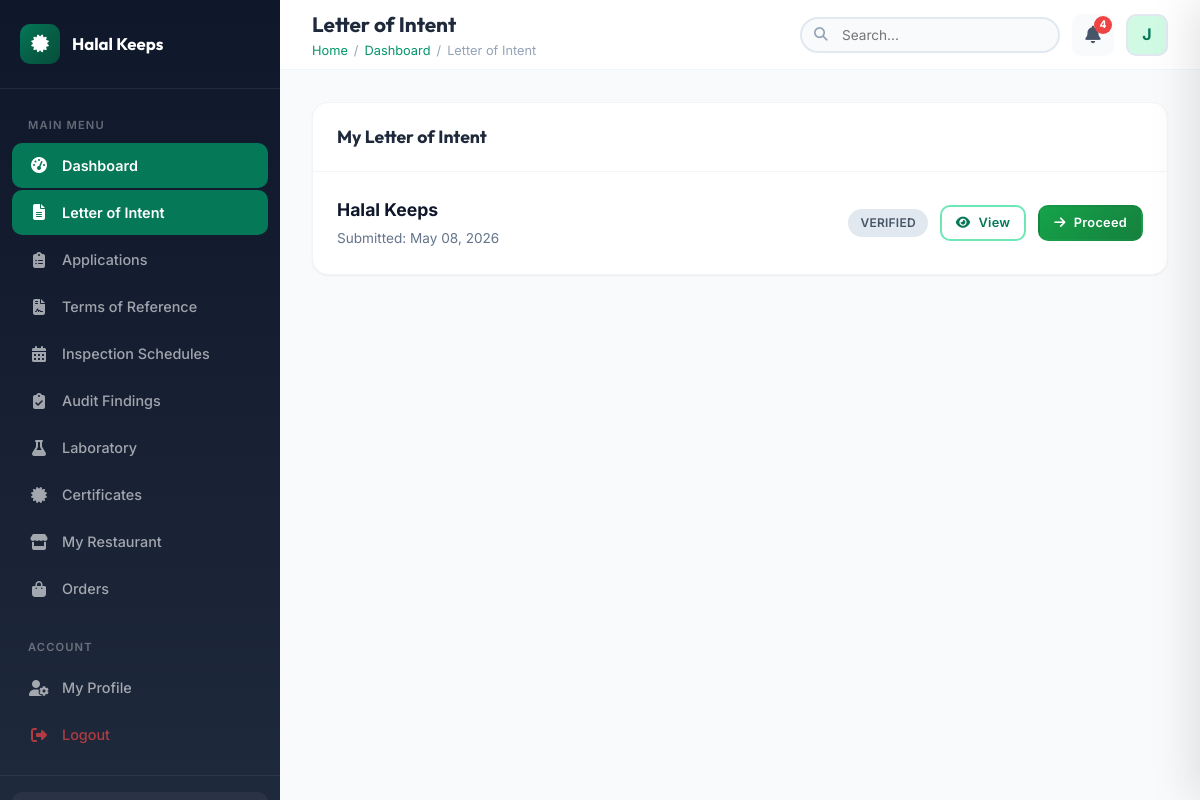
The page /dashboard/business_owner/letter_of_intent.php (signed in) on the database its author committed.
### tables this page shows
CREATE TABLE `loi_verification` (
  `id` int(11) NOT NULL,
  `loi_id` int(11) NOT NULL,
  `evaluator_id` int(11) NOT NULL,
  `verification_status` enum('pending','verified','returned') DEFAULT 'pending',
  `feedback` text DEFAULT NULL,
  `verified_letter_path` varchar(500) DEFAULT NULL,
  `notify_inspection` tinyint(1) DEFAULT 0,
  `verified_at` timestamp NULL DEFAULT NULL,
  `created_at` timestamp NOT NULL DEFAULT current_timestamp()
);

CREATE TABLE `letter_of_intent` (
  `id` int(11) NOT NULL,
  `business_owner_id` int(11) NOT NULL,
  `company_name` varchar(255) NOT NULL,
  `company_address` text NOT NULL,
  `company_info` text NOT NULL,
  `date_of_intent` date DEFAULT NULL,
  `menu_list` text DEFAULT NULL,
  `contact_person` varchar(255) DEFAULT NULL,
  `contact_email` varchar(255) DEFAULT NULL,
  `contact_phone` varchar(50) DEFAULT NULL,
  `letter_content` text NOT NULL,
  `supporting_documents` text DEFAULT NULL,
  `status` enum('draft','submitted','under_review','verified','returned','rejected') DEFAULT 'draft',
  `remarks` text DEFAULT NULL,
  `submitted_at` timestamp NULL DEFAULT NULL,
  `created_at` timestamp NOT NULL DEFAULT current_timestamp(),
  `updated_at` timestamp NOT NULL DEFAULT current_timestamp() ON UPDATE current_timestamp(),
  `application_type` varchar(255) DEFAULT NULL,
  `certifying_body` varchar(255) DEFAULT 'HDIP',
  `signature_data` longtext DEFAULT NULL
);

### dashboard/business_owner/letter_of_intent.php (the view, shortened to what this page needs)
<?php
require_once __DIR__ . '/../../config/app.php';
$user_id = $_SESSION['user_id'];
$action = $_GET['action'] ?? 'list';
$all_lois = [];
if ($action === 'list') {
    $stmt = $conn->prepare("SELECT loi.*, lv.verification_status, lv.feedback FROM letter_of_intent loi LEFT JOIN loi_verification lv ON loi.id = lv.loi_id WHERE loi.business_owner_id = ? ORDER BY loi.created_at DESC");
    $stmt->bind_param("i", $user_id);
    $stmt->execute();
    $all_lois = $stmt->get_result()->fetch_all(MYSQLI_ASSOC);
}
require_once __DIR__ . '/../../includes/header.php';
?>
<?php if ($action === 'list'): ?>
<div class="card">
    <div class="card-header">
        <h3>My Letter of Intent</h3>
    </div>
    <div class="card-body" style="padding: 0;">
        <?php if (empty($all_lois)): ?>
            <div class="empty-state">
                <div class="empty-icon"><i class="fas fa-file-alt"></i></div>
                <h3>No Letter of Intent</h3>
                <p>Create your Letter of Intent to start the halal certification process.</p>
                <a href="?action=select_body" class="btn btn-primary"><i class="fas fa-plus"></i> Create LOI</a>
            </div>
        <?php else: $loi = $all_lois[0]; ?>
            <div style="padding: 24px; display: flex; align-items: center; justify-content: space-between; flex-wrap: wrap; gap: 16px;">
                <div>
                    <div style="font-size: 1.1rem; font-weight: 700; color: var(--neutral-900);"><?= htmlspecialchars($loi['company_name']) ?></div>
                    <div style="font-size: 0.85rem; color: var(--neutral-500); margin-top: 4px;">
                        Submitted: <?= $loi['submitted_at'] ? formatDate($loi['submitted_at']) : 'Not yet submitted' ?>
                    </div>
                </div>
                <div style="display: flex; align-items: center; gap: 12px;">
                    <?= getStatusBadge($loi['status']) ?>
                    <a href="?action=view&id=<?= $loi['id'] ?>" class="btn btn-sm btn-outline"><i class="fas fa-eye"></i> View</a>
                    <?php if ($loi['status'] === 'verified'): ?>
                        <a href="<?= BASE_URL ?>dashboard/business_owner/applications.php?action=create&loi_id=<?= $loi['id'] ?>" class="btn btn-sm btn-success"><i class="fas fa-arrow-right"></i> Proceed</a>
                    <?php endif; ?>
                </div>
            </div>
        <?php endif; ?>
    </div>
</div>
<?php endif; ?>
<?php require_once __DIR__ . '/../../includes/footer.php'; ?>

### includes/functions.php (shortened to what this page needs)
<?php
function formatDate($date, $format = 'M d, Y') {
    return date($format, strtotime($date));
}
function getStatusBadge($status) {
    return $badges[strtolower($status)] ?? '<span class="badge badge-secondary">' . ucfirst(str_replace('_', ' ', $status)) . '</span>';
}
?>

### assets/css/style.css (style rules this page uses)
:root { --primary-50: #ecfdf5; --primary-100: #d1fae5; --primary-200: #a7f3d0; --primary-300: #6ee7b7; --primary-400: #34d399; --primary-500: #10b981; --primary-600: #059669; --primary-700: #047857; --primary-800: #065f46; --primary-900: #064e3b; --accent-50: #fffbeb; --accent-100: #fef3c7; --accent-200: #fde68a; --accent-300: #fcd34d; --accent-400: #fbbf24; --accent-500: #f59e0b; --accent-600: #d97706; --accent-700: #b45309; --accent-800: #92400e; --accent-900: #78350f; --neutral-50: #f8fafc; --neutral-100: #f1f5f9; --neutral-200: #e2e8f0; --neutral-300: #cbd5e1; --neutral-400: #94a3b8; --neutral-500: #64748b; --neutral-600: #475569; --neutral-700: #334155; --neutral-800: #1e293b; --neutral-900: #0f172a; --neutral-950: #020617; --success: #22c55e; --warning: #f59e0b; --danger: #ef4444; --info: #3b82f6; --gradient-primary: linear-gradient(135deg, #047857 0%, #065f46 50%, #064e3b 100%); --gradient-accent: linear-gradient(135deg, #f59e0b 0%, #d97706 100%); --gradient-hero: linear-gradient(135deg, #064e3b 0%, #047857 30%, #059669 60%, #10b981 100%); --gradient-dark: linear-gradient(180deg, #0f172a 0%, #1e293b 100%); --gradient-card: linear-gradient(135deg, rgba(255,255,255,0.1) 0%, rgba(255,255,255,0.05) 100%); --gradient-glass: linear-gradient(135deg, rgba(255,255,255,0.12) 0%, rgba(255,255,255,0.04) 100%); --font-primary: 'Inter', -apple-system, BlinkMacSystemFont, sans-serif; --font-display: 'Outfit', 'Inter', sans-serif; --shadow-sm: 0 1px 2px rgba(0,0,0,0.05); --shadow-md: 0 4px 6px -1px rgba(0,0,0,0.1), 0 2px 4px -2px rgba(0,0,0,0.1); --shadow-lg: 0 10px 15px -3px rgba(0,0,0,0.1), 0 4px 6px -4px rgba(0,0,0,0.1); --shadow-xl: 0 20px 25px -5px rgba(0,0,0,0.1), 0 8px 10px -6px rgba(0,0,0,0.1); --shadow-2xl: 0 25px 50px -12px rgba(0,0,0,0.25); --shadow-glow: 0 0 40px rgba(16, 185, 129, 0.15); --shadow-gold: 0 0 30px rgba(245, 158, 11, 0.2); --radius-sm: 6px; --radius-md: 10px; --radius-lg: 16px; --radius-xl: 24px; --radius-full: 9999px; --sidebar-width: 280px; --sidebar-collapsed: 70px; --header-height: 70px; --transition-fast: 0.15s ease; --transition-normal: 0.3s ease; --transition-slow: 0.5s ease; }
*, *::before, *::after { box-sizing: border-box; margin: 0; padding: 0; }
html { scroll-behavior: smooth; font-size: 16px; }
body { font-family: var(--font-primary); color: var(--neutral-800); background-color: var(--neutral-50); line-height: 1.6; -webkit-font-smoothing: antialiased; -moz-osx-font-smoothing: grayscale; overflow-x: hidden; }
a { text-decoration: none; color: inherit; transition: var(--transition-fast); }
.btn { display: inline-flex; align-items: center; justify-content: center; gap: 8px; padding: 10px 22px; border: 2px solid transparent; border-radius: var(--radius-md); font-weight: 600; font-size: 0.9rem; cursor: pointer; transition: all var(--transition-normal); position: relative; overflow: hidden; white-space: nowrap; letter-spacing: 0.02em; }
.btn-outline { background: transparent; color: var(--primary-700); border-color: var(--primary-300); }
.btn-success { background: linear-gradient(135deg, #16a34a, #15803d); color: white; }
.btn-sm { padding: 6px 14px; font-size: 0.8rem; }
.card { background: white; border-radius: var(--radius-lg); box-shadow: var(--shadow-sm); border: 1px solid var(--neutral-100); transition: all var(--transition-normal); overflow: hidden; }
.card-header { padding: 20px 24px; border-bottom: 1px solid var(--neutral-100); display: flex; align-items: center; justify-content: space-between; }
.card-header h3 { font-family: var(--font-display); font-size: 1.1rem; font-weight: 700; color: var(--neutral-800); }
.card-body { padding: 24px; }
.badge { display: inline-flex; align-items: center; gap: 4px; padding: 4px 12px; border-radius: var(--radius-full); font-size: 0.75rem; font-weight: 600; letter-spacing: 0.02em; text-transform: uppercase; }
.badge-secondary { background: var(--neutral-200); color: var(--neutral-600); }

### rows shown on the page
loi_verification: loi.company_name "Halal Keeps", loi.submitted_at "May 08, 2026", loi.status "VERIFIED"

### other values the page prints
$item['label'] "Dashboard"
$item['label'] "Letter of Intent"
$item['label'] "Applications"
$item['label'] "Terms of Reference"
$item['label'] "Inspection Schedules"
$item['label'] "Audit Findings"
$item['label'] "Laboratory"
$item['label'] "Certificates"
$item['label'] "My Restaurant"
$item['label'] "Orders"
$page_heading "Letter of Intent"
$crumb['label'] "Dashboard"
$crumb['label'] "Letter of Intent"
$notif_count "4"
substr($_SESSION['full_name'] ?? 'U', 0, 1) "J"
